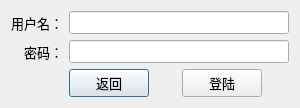
<?xml version="1.0" encoding="UTF-8"?>
<ui version="4.0">
 <class>LoginPage</class>
 <widget class="QDialog" name="LoginPage">
  <property name="geometry">
   <rect>
    <x>0</x>
    <y>0</y>
    <width>300</width>
    <height>100</height>
   </rect>
  </property>
  <property name="maximumSize">
   <size>
    <width>300</width>
    <height>100</height>
   </size>
  </property>
  <property name="windowTitle">
   <string>Dialog</string>
  </property>
  <layout class="QVBoxLayout" name="verticalLayout">
   <item>
    <layout class="QGridLayout" name="gridLayout">
     <item row="0" column="0">
      <widget class="QLabel" name="label">
       <property name="font">
        <font>
         <family>Times New Roman</family>
         <pointsize>10</pointsize>
        </font>
       </property>
       <property name="text">
        <string>用户名：</string>
       </property>
      </widget>
     </item>
     <item row="0" column="1">
      <widget class="QLineEdit" name="lineEdit_Name">
       <property name="font">
        <font>
         <family>Times New Roman</family>
         <pointsize>10</pointsize>
        </font>
       </property>
       <property name="maxLength">
        <number>20</number>
       </property>
      </widget>
     </item>
     <item row="1" column="0">
      <widget class="QLabel" name="label_2">
       <property name="font">
        <font>
         <family>Times New Roman</family>
         <pointsize>10</pointsize>
        </font>
       </property>
       <property name="text">
        <string>密码：</string>
       </property>
       <property name="alignment">
        <set>Qt::AlignRight|Qt::AlignTrailing|Qt::AlignVCenter</set>
       </property>
      </widget>
     </item>
     <item row="1" column="1">
      <widget class="QLineEdit" name="lineEdit_Passwd">
       <property name="font">
        <font>
         <family>Times New Roman</family>
         <pointsize>10</pointsize>
        </font>
       </property>
       <property name="maxLength">
        <number>20</number>
       </property>
       <property name="echoMode">
        <enum>QLineEdit::Password</enum>
       </property>
      </widget>
     </item>
    </layout>
   </item>
   <item>
    <layout class="QHBoxLayout" name="horizontalLayout">
     <item>
      <spacer name="horizontalSpacer">
       <property name="orientation">
        <enum>Qt::Horizontal</enum>
       </property>
       <property name="sizeHint" stdset="0">
        <size>
         <width>58</width>
         <height>20</height>
        </size>
       </property>
      </spacer>
     </item>
     <item>
      <widget class="QPushButton" name="btn_Return">
       <property name="font">
        <font>
         <family>Times New Roman</family>
         <pointsize>10</pointsize>
        </font>
       </property>
       <property name="text">
        <string>返回</string>
       </property>
      </widget>
     </item>
     <item>
      <spacer name="horizontalSpacer_2">
       <property name="orientation">
        <enum>Qt::Horizontal</enum>
       </property>
       <property name="sizeHint" stdset="0">
        <size>
         <width>18</width>
         <height>20</height>
        </size>
       </property>
      </spacer>
     </item>
     <item>
      <widget class="QPushButton" name="btn_Login">
       <property name="font">
        <font>
         <family>Times New Roman</family>
         <pointsize>10</pointsize>
        </font>
       </property>
       <property name="text">
        <string>登陆</string>
       </property>
      </widget>
     </item>
     <item>
      <spacer name="horizontalSpacer_3">
       <property name="orientation">
        <enum>Qt::Horizontal</enum>
       </property>
       <property name="sizeHint" stdset="0">
        <size>
         <width>18</width>
         <height>20</height>
        </size>
       </property>
      </spacer>
     </item>
    </layout>
   </item>
  </layout>
 </widget>
 <resources/>
 <connections/>
</ui>
